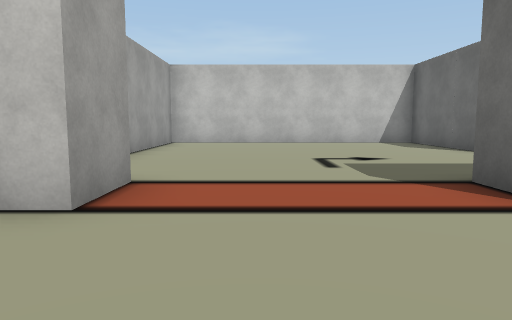
[1] (above)

16 first-person views from a walk through a scene from a Unity 3-D project. The camera is 1.3 m above the floor, tilts 6° down and sees 70° across. The floor is counted in squares, 2 m on a side. Each view is taken from the middle of a square. On the plan, view 1 faces up. The plan holds only what a view shows up to about 11 squares ahead; the rest is blank. The place goes on beyond the plan. The player character is not drawn. Some surface patterns are stand-ins.

[2]
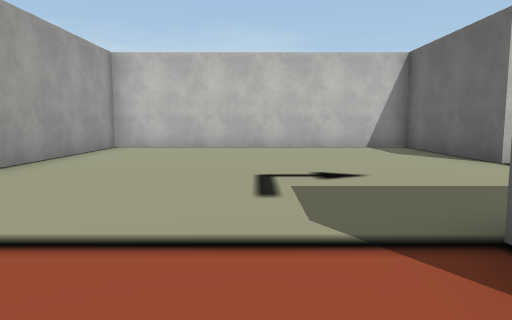

[3]
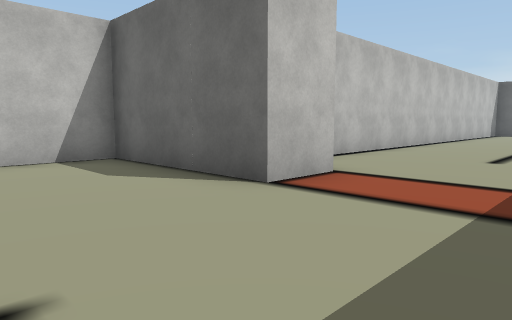

[4]
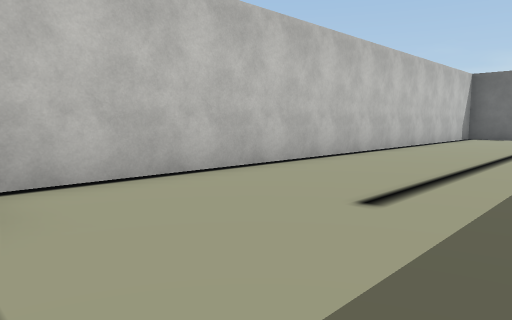

[5]
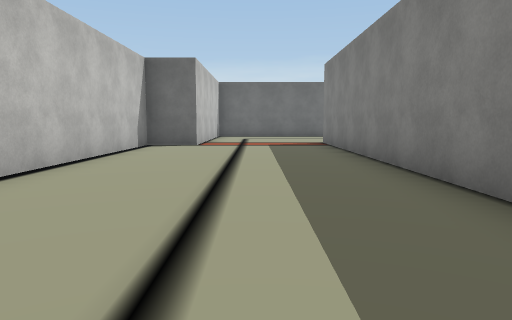

[6]
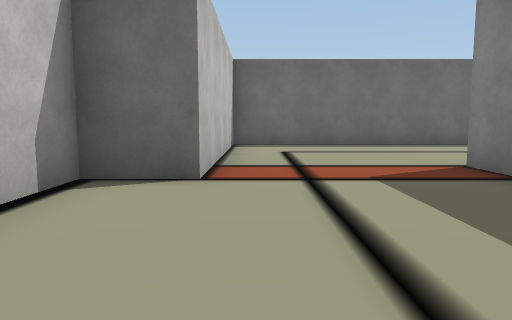

[7]
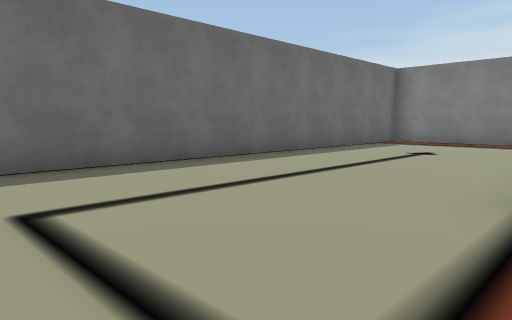

[8]
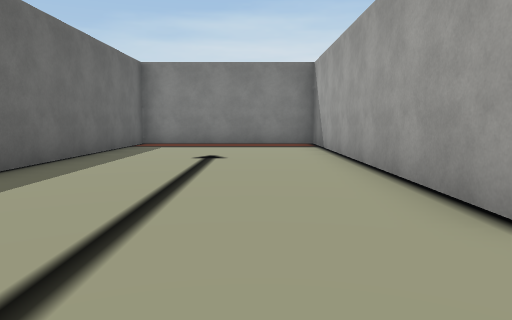

[9]
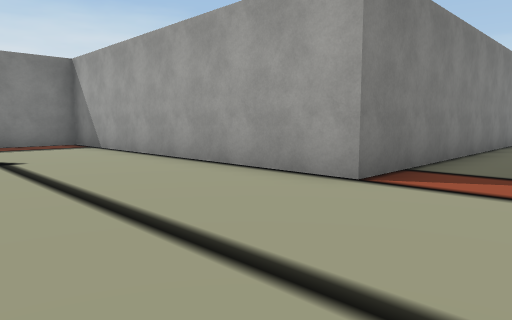

[10]
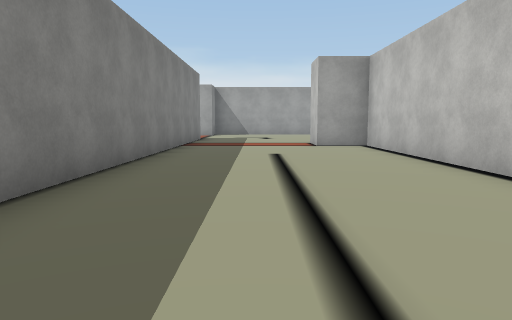

[11]
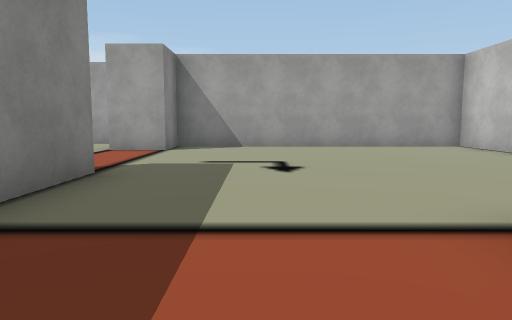

[12]
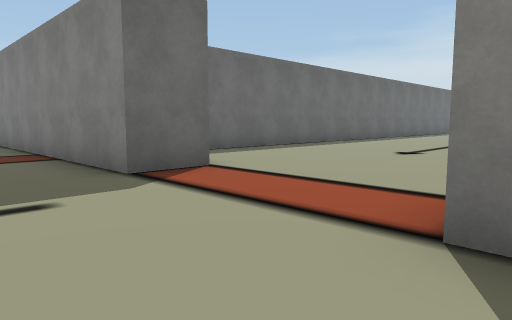

[13]
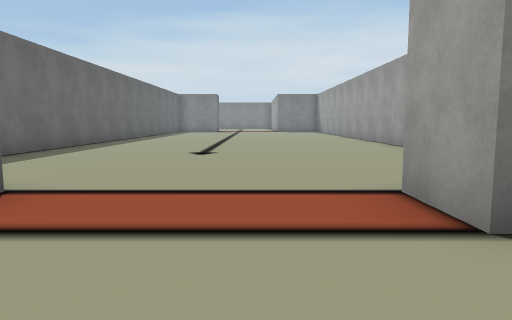

[14]
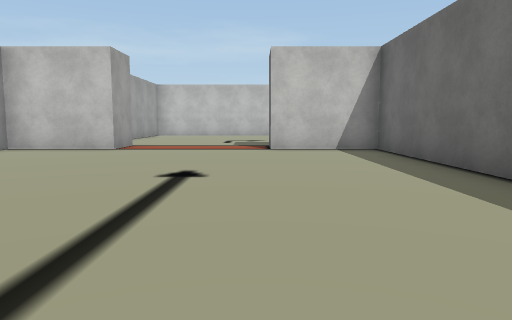

[15]
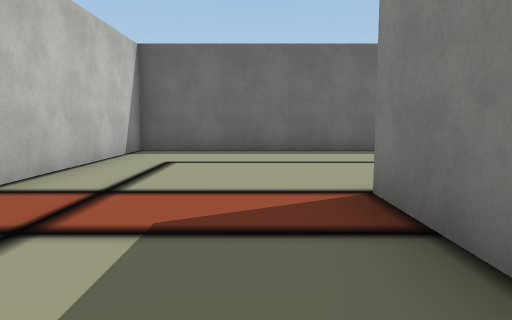

[16]
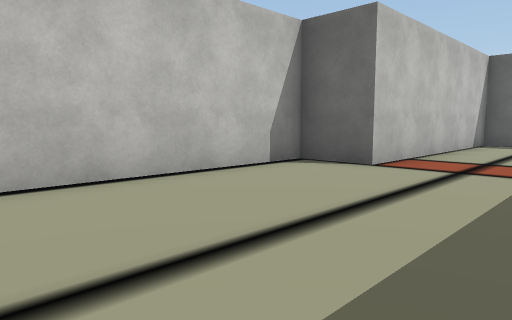

### Floor plan
Points are (right, up) in squares from view 1. A wall is a line through its corners. A room is listed if a view was taken in it or the views show most of it. See-through windows are left out.
Room 1 (views 1, 2, 3, 4, 5, 6, 7, 8, 9, 10, 11, 12, 13, 14, 15, 16)
walls: (4.9, -5.1) (4.9, 2.6) (2.3, 2.6) (2.3, 3.9) (22.3, 3.9) (22.3, -4.9) (27.4, -4.9) (27.4, 7.6) (21.1, 7.6) (21.1, 9) (6.1, 9) (6.1, 7.6) (4.9, 7.6) (4.9, 11.4) (-2.6, 11.4) (-2.6, 3.9) (-1.4, 3.9) (-1.4, 2.6) (-3.9, 2.6) (-3.9, 1.1); (-3.9, -3.5) (-3.9, -5.1)

Positions as (right, up) in squares from view 1, and headings:
1: (0, 0), facing up
2: (1, 2), facing up
3: (2, 5), facing up-right
4: (6, 5), facing up-right
5: (11, 6), facing right
6: (17, 7), facing right
7: (22, 7), facing down-right
8: (24, 6), facing down
9: (26, 6), facing down-left
10: (16, 6), facing left
11: (7, 6), facing left
12: (-2, 6), facing down-right
13: (0, 6), facing down
14: (2, -6), facing up
15: (19, 5), facing right
16: (16, 5), facing up-right
